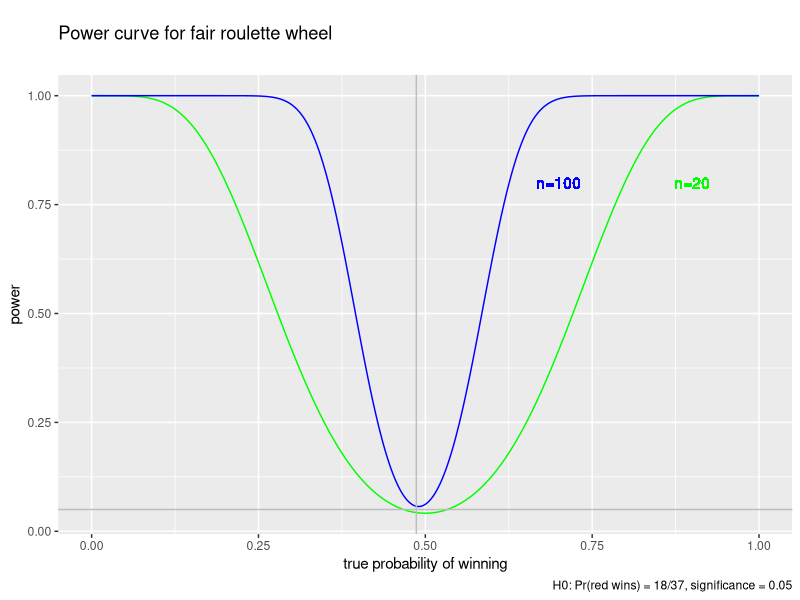
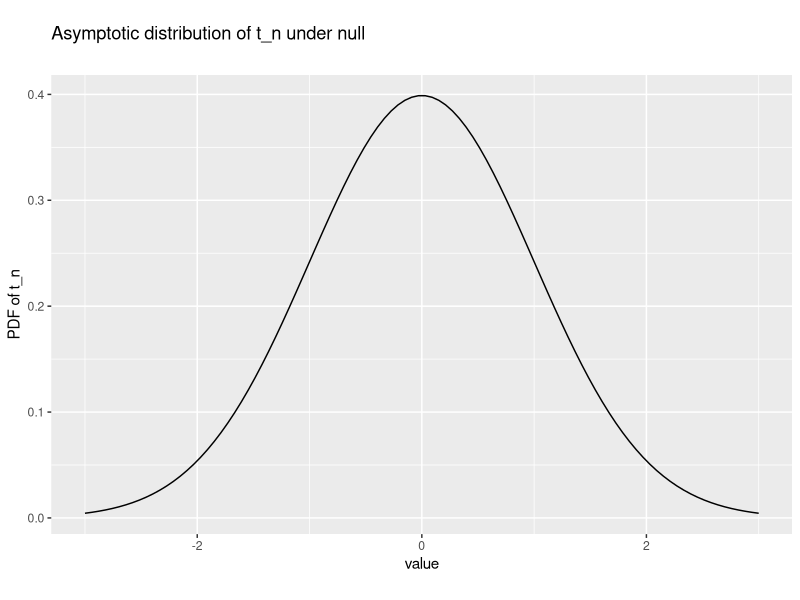
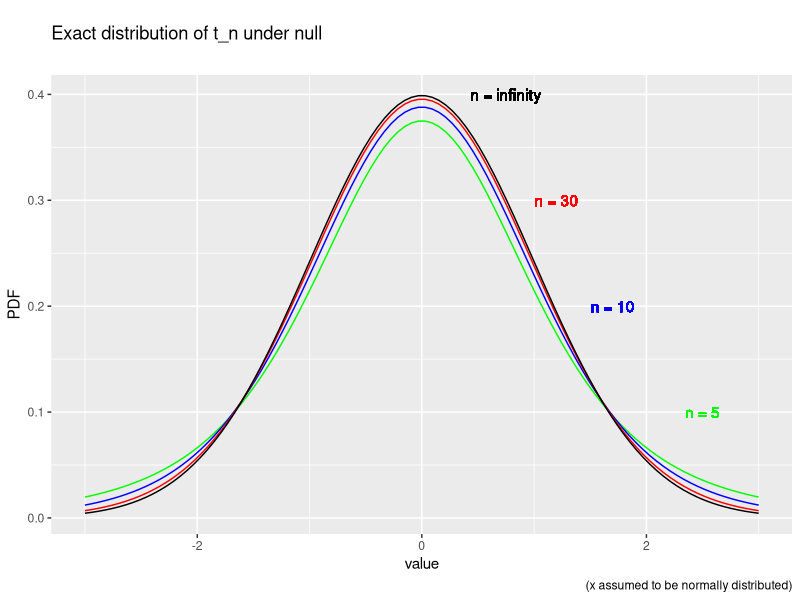

Recreate these plots in R, in order.
## ---- chunk 1
knitr::opts_chunk$set(echo = FALSE,
                      prompt = FALSE,
                      tidy = TRUE,
                      collapse = TRUE)
library("tidyverse")
## ---- chunk 2
cat("2.5 percentile of binomial(100,18/37) =",
    qbinom(0.025,100,18/37),
    "\n")
cat("97.5 percentile of binomial(100,18/37) =",
    qbinom(0.975,100,18/37),
    "\n")
## ---- chunk 3
PowerCurveData <- tibble(theta = seq(0,1,length.out=380),
                         power20 = pbinom(qbinom(0.025,
                                                 20,
                                                 18/37),
                                          20,
                                          theta) +
                             (1 - pbinom(qbinom(0.975,
                                              20,
                                              18/37),
                                       20,
                                       theta)),
                         power100 = pbinom(qbinom(0.025,
                                                  100,
                                                  18/37),
                                           100,
                                           theta) +
                           (1 - pbinom(qbinom(0.975,
                                              100,
                                              18/37),
                                       100,
                                       theta)))
ggplot(data = PowerCurveData, 
       mapping = aes(x = theta,y = power20)) +
  geom_line(col="green") +
  geom_line(aes(y = power100), col="blue") +
  xlab("true probability of winning") +
  ylab("power") +
  geom_text(label="n=100",x=0.7,y=0.8,col="blue") +
  geom_text(label="n=20",x=0.9,y=0.8,col="green") +
  geom_hline(yintercept = 0.05,col="gray") +
  geom_vline(xintercept = 18/37,col="gray") +
  labs(title = "Power curve for fair roulette wheel", 
       subtitle = "", 
       caption = "H0: Pr(red wins) = 18/37, significance = 0.05", 
       tag = "")
## ---- chunk 4
simdata <- tibble(x = seq(-3,3,length.out = 100),
                  tinf = dnorm(x))
ggplot(data=simdata,
       mapping = aes(x= x,
                     y= tinf)) +
  geom_line() +
  xlab("value") +
  ylab("PDF of t_n") +
  labs(title = "Asymptotic distribution of t_n under null", 
       subtitle = "", 
       caption = "", 
       tag = "")
## ---- chunk 5
  cat("cL = 2.5 percentile of N(0,1) = ",
      round(qnorm(0.025),3),
      "\n")
  cat("cH = 97.5 percentile of N(0,1) = ",
      round(qnorm(0.975),3),
      "\n")
## ---- chunk 6
simdata <- tibble(x = seq(-3,3,length.out = 100),
                  t5 = dt(x,df=4),
                  t10 = dt(x,df=9),
                  t30 = dt(x,df=29),
                  tinf = dnorm(x))
ggplot(data = simdata,
       mapping = aes(x = x)) +
  geom_line(aes(y = t5), col = "green") +
  geom_line(aes(y = t10), col = "blue") +
  geom_line(aes(y = t30), col = "red") +
  geom_line(aes(y = tinf), col = "black") +
  geom_text(label="n = infinity",x=0.75,y=0.4,col="black") +
  geom_text(label="n = 5",x=2.5,y=0.1,col="green") +
  geom_text(label="n = 10",x=1.7,y=0.2,col="blue") +
  geom_text(label="n = 30",x=1.2,y=0.3,col="red") +
  xlab("value") +
  ylab("PDF") +
  labs(title = "Exact distribution of t_n under null", 
       subtitle = "", 
       caption = "(x assumed to be normally distributed)", 
       tag = "")
## ---- chunk 7
  cat("cL = 2.5 percentile of T_4 = ",
      round(qt(0.025,df=4),3),
      "\n")
  cat("cH = 97.5 percentile of T_4 = ",
      round(qt(0.975,df=4),3),
      "\n")
## ---- chunk 8
  cat("cL = 2.5 percentile of T_29 = ",
      round(qt(0.025,df=29),3),
      "\n")
  cat("cH = 97.5 percentile of T_29 = ",
      round(qt(0.975,df=29),3),
      "\n")
## ---- chunk 9
  cat("cL = 2.5 percentile of T_999 = ",
      round(qt(0.025,df=999),3),
      "\n")
  cat("cH = 97.5 percentile of T_999 = ",
      round(qt(0.975,df=999),3),
      "\n")
## ---- chunk 10
theta <- seq(0,1,length.out=101)
cL <- qbinom(0.025,100,theta)
cH <- qbinom(0.975,100,theta)
thetaCI <- range(theta[cL < 40 & cH > 40])
cat(thetaCI[1]," to ",thetaCI[2],"\n")
